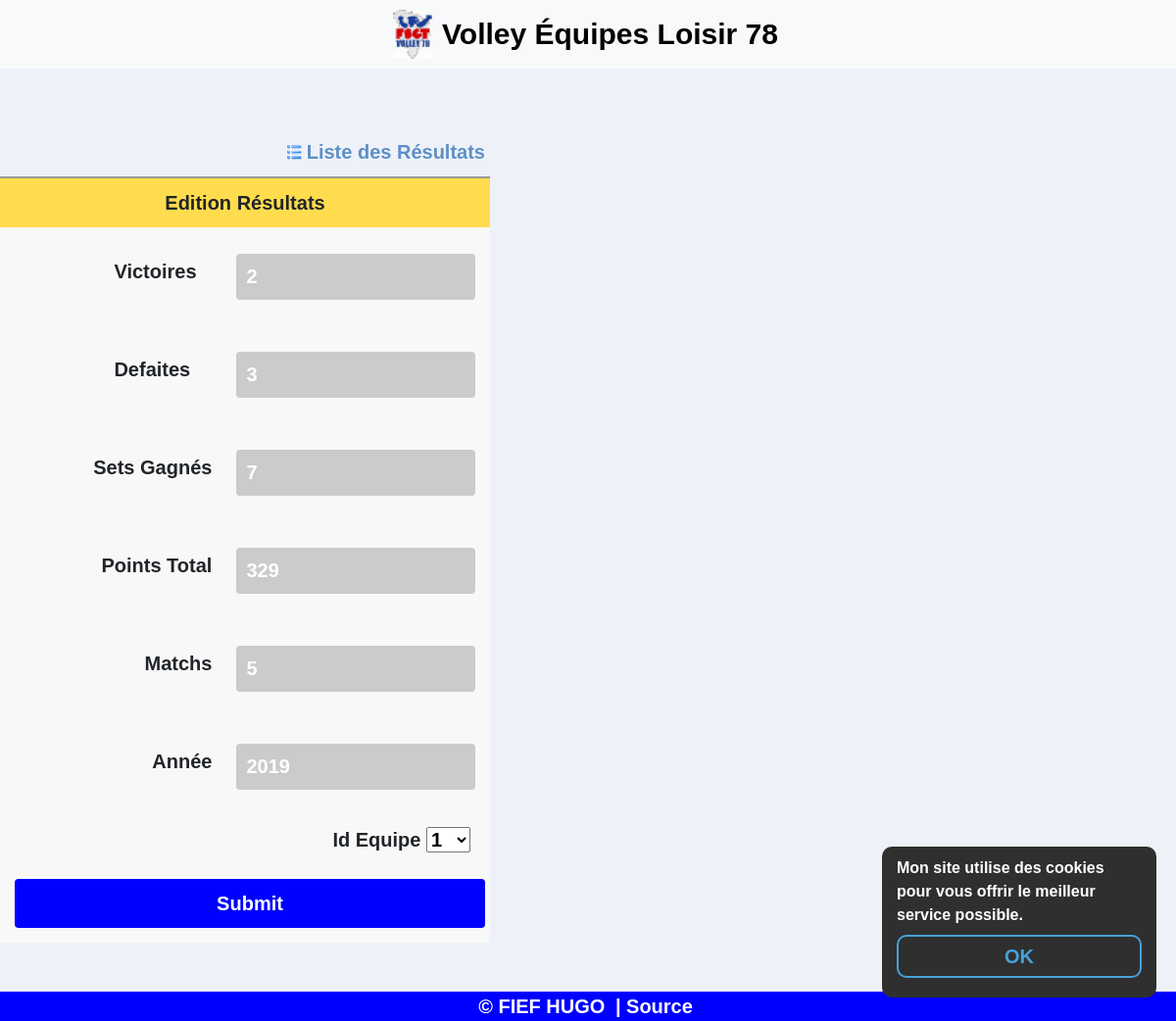
Screenshot of /crud/edit.php?year=2019&id=3 (signed in) with the database file from the repository.
### tables this page shows
CREATE TABLE IF NOT EXISTS `volley_resultats` (
  `id` int(11) NOT NULL AUTO_INCREMENT,
  `victoires` int(11) NOT NULL,
  `defaites` int(11) NOT NULL,
  `nb_sets_gagnes` int(11) NOT NULL,
  `nb_points_total` int(11) NOT NULL,
  `nb_matchs` int(11) NOT NULL,
  `annee` int(11) NOT NULL,
  `id_equipe` int(11) NOT NULL,
  PRIMARY KEY (`id`)
);

### crud/edit.php (called while the page is built, shortened)
<?php
$get_year = htmlspecialchars(Util::getGetParam('year'));
$get_year = (int)$get_year;
$user = Resultats::getResultats($_GET["id"], $get_year);
require_once("views/edit.view.php");
require_once('../include/footer.php');
?>

### include/class/Util.php (called while the page is built, shortened)
<?php
class Util
{
    public static function getGetParam($param)
    {
        if (!empty($_GET[$param]) && $_GET[$param] !== '') {
            return $_GET[$param];
        }
        return '';
    }
}
?>

### include/class/Bdd.php (called while the page is built, shortened)
<?php
class Bdd
{
    private static $_instance = null;
    private function __construct()
    {
        $this->conn = new PDO('mysql:host=localhost;dbname=volley;charset=utf8', 'root', '', array(PDO::ATTR_ERRMODE => PDO::ERRMODE_EXCEPTION));
    }
    public static function getInstance()
    {
        if (!static::$_instance) {
            static::$_instance = new Bdd();
        }
        return static::$_instance;
    }
}

### include/class/Resultats.php (called while the page is built, shortened)
<?php
class Resultats extends Bdd
{
    public static function getResultats($idResultat, $year)
    {
        return Bdd::getInstance()->conn->query('SELECT * FROM `volley_resultats` WHERE
            `id` = "' . $idResultat . '" AND annee = "' . $year . '"')->fetchAll();
    }
}
?>

### crud/views/edit.view.php (the view, shortened to what this page needs)
<div class="content">
    <form name="frmUser" method="post" action="">
        <div style="width:500px;">
            <div style="padding-bottom:5px;">
                <a style="display: flex; justify-content: flex-end; align-items: center;" href="index.php" class="link">
                    <img style="display: block; margin-right: 5px;" alt='List' title='List'
                         src='../ressources/crud/list.png' width='15px' height='15px'/>
                    Liste des Résultats
                </a>
            </div>
            <table border="0" style="width: 500px; text-align: center;"
                   aria-describedby="édition résultats" class="tblSaveForm">
                <tr class="tableheader">
                    <td colspan="2">Edition Résultats</td>
                </tr>
                <?php foreach ($user as $value) { ?>
                    <tr>
                        <td><label>Victoires</label></td>
                        <td>
                            <input class="form-control txtField" id="validationServer01"
                                type="number" placeholder="Moyenne E4" step="1"
                                name="victoires" min="0" max="9999"
                                value="<?php echo $value['victoires']; ?>"
                            >
                        </td>
                    </tr>
                    <tr>
                        <td><label>Defaites</label></td>
                        <td>
                            <input class="form-control txtField" id="validationServer01"
                                type="number" placeholder="Moyenne E4" step="1"
                                name="defaites" min="0" max="9999"
                                value="<?php echo $value['defaites']; ?>"
                            >
                        </td>
                    </tr>
                    <tr>
                        <td><label style="width: inherit; padding: 0;">Sets Gagnés</label></td>
                        <td>
                            <input class="form-control txtField" id="validationServer01"
                                type="number" placeholder="Moyenne E4" step="1"
                                name="nb_sets_gagnes" min="0" max="9999"
                                value="<?php echo $value['nb_sets_gagnes']; ?>"
                            >
                        </td>
                    </tr>
                    <tr>
                        <td><label style="width: inherit; padding: 0;">Points Total</label></td>
                        <td>
                            <input class="form-control txtField" id="validationServer01"
                                type="number" placeholder="Moyenne E4" step="1"
                                name="nb_points_total" min="0" max="9999"
                                value="<?php echo $value['nb_points_total']; ?>"
                            >
                        </td>
                    </tr>
                    <tr>
                        <td><label style="width: inherit; padding: 0;">Matchs</label></td>
                        <td>
                            <input class="form-control txtField" id="validationServer01"
                                type="number" placeholder="Moyenne E4" step="1"
                                name="nb_matchs" min="0" max="9999"
                                value="<?php echo $value['nb_matchs']; ?>"
                            >
                        </td>
                    </tr>
                    <tr>
                        <td><label style="width: inherit; padding: 0;">Année</label></td>
                        <td>
                            <input class="form-control txtField" id="validationServer01"
                                type="number" placeholder="Moyenne E4" step="1"
                                name="annee" min="2000" max="9999"
                                value="<?php echo $value['annee']; ?>"
                            >
                        </td>
                    </tr>
                    <tr>
                        <td></td>
                        <td style="text-align: right; padding-right: 20px;">
                            Id Equipe
                            <select name="equipe_id">
                                <?php
                                foreach (Bdd::getInstance()->conn->query('SELECT * FROM volley_equipes') as $row) {
                                    echo '<option value="' . $row['id'] . '">' .
                                        $row['id'] . '</option>';
                                }
                                ?>
                            </select>
                        </td>
                    </tr>
            <?php } ?>
                <tr>
                    <td colspan="2">
                        <input type="submit" name="submit" value="Submit" class="btnSubmit">
                    </td>
                </tr>
            </table>
        </div>
    </form>
</div>

### css/style.css (style rules this page uses)
* { font-family: cursive, sans-serif !important; }
*:not(h1):not(h2) { font-weight: bold !important; font-size: 20px !important; }
html, body { width: 100%; height: 100%; margin: 0; }
body { background-color: #EEF2F8; }
a { text-decoration: none; }
label { padding: 0 10px 0 0; font-size: 26px; line-height: 70px; display: none; width: 26px; float: right; }
.content { z-index: -1; width: 100%; margin-top: 70px; }
input[type=submit] { background-color: blue; color: white; border: none; padding: 10px; }
input { font-family: cursive; font-weight: normal; font-size: 16px; }
.logform input, a { margin: 5px; }
input { width: 100%; margin: 5px; }
.tblSaveForm { border-top: 2px #999999 solid; background-color: #f8f8f8; }
.tableheader { background-color: #fedc4d; }
.btnSubmit { background-color: #fd9512; padding: 5px; border-color: #FF6600; border-radius: 4px; color: white; }
.txtField { padding: 5px; border: #fedc4d 1px solid; border-radius: 4px; }
.link { text-decoration: none; color: #5e8fc7; font-size: 11px; }

### crud/views/edit.view.php (style rules this page uses)
label { display: block; padding: 0 100px 0 0; font-size: 18px; }
td { padding: 10px; }
input[type="number"] { background-color: #CBCBCB; color: white; border-style: none; padding: 10px; width: calc(100% - 10px); }

### rows the page displays
volley_resultats: victoires "2", defaites "3", nb_sets_gagnes "7", nb_points_total "329", nb_matchs "5", annee "2019"

### other values shown
form field equipe_id "1"
